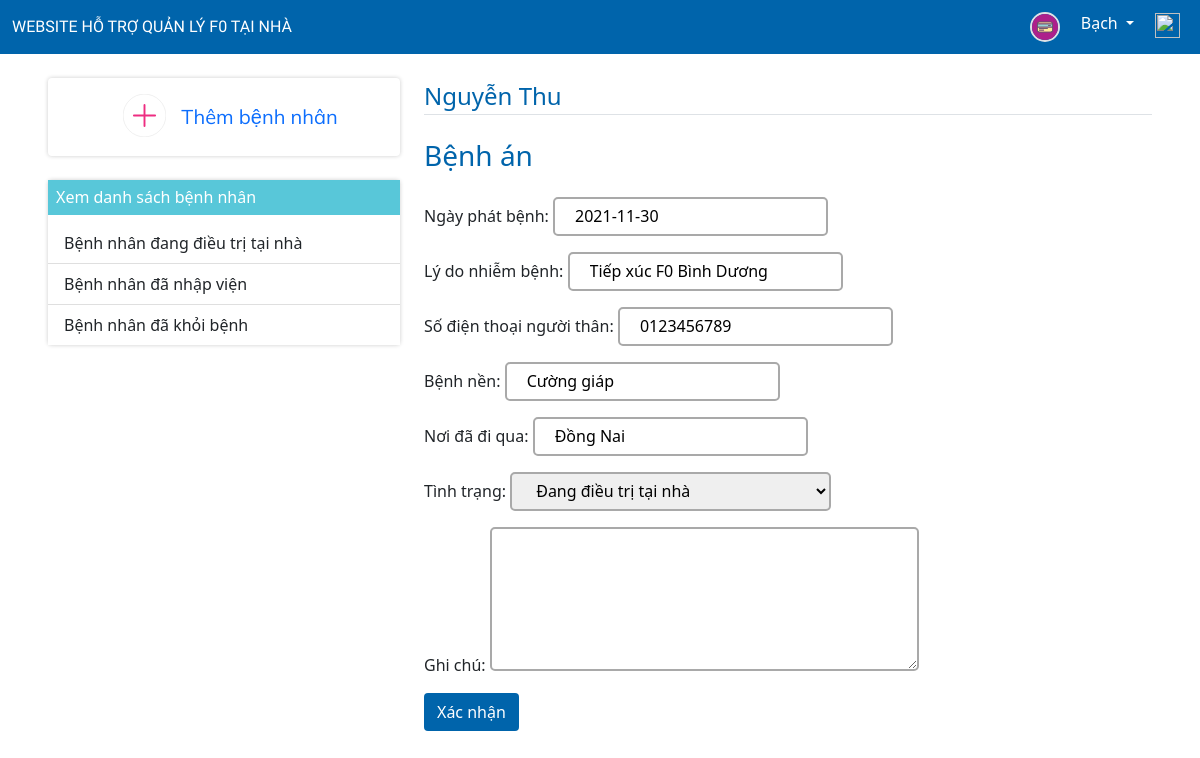
/patient/1/ (signed in), run on the app's committed database.
### accounts/models.py (models this page shows, shortened)
class Account(models.Model):
  user = models.OneToOneField(User, related_name='profile', on_delete=models.CASCADE)
  CMND = models.CharField(verbose_name=u"CMND/CCCD", default="Chưa có", max_length=50, null=True, blank=True)
  birthday = models.DateField(verbose_name=u"Ngày sinh", null=True, blank=True)
  gender = models.CharField(
    max_length=6,
    default='Nữ',
    verbose_name=u"Giới tính",
    choices=[('Nam', 'Nam'),('Nữ', 'Nữ')]
  )
  city = models.CharField(verbose_name=u"Tỉnh, thành phố", default="Hà Nội", max_length=50, null=True, blank=True)
  district = models.CharField(verbose_name=u"Quận, huyện", default="Huyện Bắc Bình", max_length=50, null=True, blank=True)
  commune = models.CharField(verbose_name=u"Xã, phường", default="Xã Bình An", max_length=50, null=True, blank=True)
  address = models.CharField(verbose_name=u"Địa chỉ", default="256 Thôn An Hoà", max_length=200, null=True, blank=True)
  phone = models.CharField(verbose_name=u"Số điện thoại", default="0123456789", max_length=50, null=True, blank=True)
  career = models.CharField(verbose_name=u"Nghề nghiệp", default="Sinh viên", max_length=50, null=True, blank=True)
  profile_pic = models.ImageField(default="card.svg")
  vaccination_status = models.CharField(
    max_length=10,
    default='2 mũi',
    choices=[('1', '1 mũi'),('2', '2 mũi'),('0', 'Chưa tiêm')]
  )
  type_account = models.CharField(
    max_length=10,
    default='Khác',
    choices=[('Bác sĩ', 'Bác sĩ'),('Bệnh nhân', 'Bệnh nhân'),('Khác', 'Khác')]
  )
  def isDoctor(self):
    if self.type_account=="Bác sĩ":
      return True
    else:
      return False

class Patient(models.Model):
  patientUser = models.OneToOneField(Account, related_name='patient', on_delete=models.CASCADE)
  doctorUser = models.ForeignKey(Doctor, on_delete=models.CASCADE, null=True, blank=True)
  NgayPhatBenh = models.DateField(verbose_name=u"Ngày phát bệnh", null=True, blank=True)
  LyDo = models.CharField(verbose_name=u"Lý do nhiễm bệnh", max_length=200)
  SDTNguoiThan = models.CharField(verbose_name=u"Số điện thoại người thân", max_length=10)
  BenhNen = models.CharField(verbose_name=u"Bệnh nền", max_length=200)
  NoiDiQua = models.CharField(verbose_name=u"Nơi đã đi qua", max_length=300)
  TinhTrang = models.CharField(
    max_length=23,
    default='Đang điều trị tại nhà',
    verbose_name=u"Tình trạng",
    choices=[('Đang điều trị tại nhà', 'Đang điều trị tại nhà'),
            ('Đã nhập viện', 'Đã nhập viện',),
            ('Đã khỏi bệnh', 'Đã khỏi bệnh',),
            ('Đã tử vong', 'Đã tử vong',)
          ]
  )
  Note = models.TextField(verbose_name=u"Ghi chú", null=True, blank=True)

### doctor/views.py (the view)
# urls.py: path('patient/<int:patient_id>/', patient_update, name='patient'),
def patient_update(request, patient_id):
  patient = Patient.objects.get(id=patient_id)
  patient_id = Patient.objects.filter(id=patient_id).values('patientUser_id').get()
  patient_profile = Account.objects.filter(id=patient_id['patientUser_id']).values('user_id').get()
  first_name = User.objects.filter(id=patient_profile['user_id']).values('first_name').get()
  last_name = User.objects.filter(id=patient_profile['user_id']).values('last_name').get()
  name = first_name['first_name'] + " " + last_name['last_name']
  if request.method=='POST':
    form_patient = PatientDetailForm(request.POST, instance=patient)
    if form_patient.is_valid():
      form_patient.save()
      messages.success(request, 'Cập nhật bệnh án thành công!')
  else:
    form_patient = PatientDetailForm(instance=patient)
  context = {
    'form_patient': form_patient,
    'name': name,
  }
  return render(request,'base/patient_update.html', context)

### doctor/forms.py
class PatientDetailForm(forms.ModelForm):
  class Meta:
    model = Patient
    fields = [
      'NgayPhatBenh',
      'LyDo',
      'SDTNguoiThan',
      'BenhNen',
      'NoiDiQua',
      'TinhTrang',
      'Note'
    ]

### doctor/templates/base/patient_update.html (shortened to what this page needs)
{% extends 'base/option.html' %}
{% block content %}
{% load static %}
<div class="content-section">
  <form method="POST">
    <fieldset class="form-group">
      <legend class="border-bottom mb-4 title-color">{{name}}</legend>
      <h3 class="title-color mb-4">Bệnh án </h3>
      {{ form_patient.as_p}}
      <div class="form-group">
        <button type="submit" class="btn bg-navbar white-color">Xác nhận</button>
      </div>
    </fieldset>
  </form>
</div>
{% endblock content %}

### doctor/templates/base/option.html (shortened to what this page needs)
{% load static %}
<!DOCTYPE html>
<html lang="en">
<head>
  <link href="https://cdn.jsdelivr.net/npm/bootstrap@5.1.3/dist/css/bootstrap.min.css"
        rel="stylesheet"
>
  <link
      rel="stylesheet"
      href="https://cdn.jsdelivr.net/npm/bootstrap-icons@1.3.0/font/bootstrap-icons.css"
  />
</head>
<body>
  <nav class="navbar navbar-expand-lg bg-navbar navbar-dark py-1">
    <div class="container-fluid">
      <a href="{% url 'home'%}" class="navbar-brand">WEBSITE HỖ TRỢ QUẢN LÝ F0 TẠI NHÀ</a>
      <div class="collapse navbar-collapse" id="navmenu">
        {% if request.user.is_authenticated %}
        <ul class="navbar-nav ms-auto">
          <li class="nav-item">
            <a href="{% url 'profile-update' %}" class="nav-link">
              <img src="{{request.user.profile.profile_pic.url}}"
                    height="30"
                    width="30"
                    class="border border-2 rounded-circle"
                    alt="">
            </a>
          </li>
          <li>
            <div class="dropdown">
              <button class="btn dropdown-toggle"
                      type="button"
                      style="color: white;"
                      id="dropdownMenuButton1"
                      data-bs-toggle="dropdown"
                      aria-expanded="false">
                {{user.last_name}}
              </button>
            </div>
          </li>
          <li class="nav-item">
            <a href="{% url 'logout' %}" class="nav-link">
              <img src="{% static 'images/logout.svg' %}"
                    height="25"
                    width="25"
                    alt="">
            </a>
          </li>
        </ul>
        {% endif %}
      </div>
    </div>
  </nav>
  <section class="py-3">
    <div class="px-5 p-2">
      <div class="row">
        <div class="col-4">
          <div class="shadow-box rounded p-3">
            <a href="{% url 'addpatient'%}" class="link-button">
              <div class="row px-2">
                <div class="col-4">
                  <img src="{% static 'images/add.svg' %}" class="img-fluid w-50" alt="" style="margin-left: 60%;">
                </div>
                <div class="col-8 py-2" style="font-size: 20px;font-family: 'Mulish', sans-serif;">
                  Thêm bệnh nhân
                </div>
              </div>
            </a>
          </div>
          <div class="shadow-box rounded mt-4">
            <div style="background-color: #58c7d9;"> <h6 class="white-color p-2">Xem danh sách bệnh nhân</h6></div>
            <div class="list-group list-group-flush">
              <a href="{% url 'patienthome' %}" class="list-group-item list-group-item-action">Bệnh nhân đang điều trị tại nhà</a>
              <a href="{% url 'patienthospital' %}" class="list-group-item list-group-item-action">Bệnh nhân đã nhập viện</a>
              <a href="{% url 'patientok' %}" class="list-group-item list-group-item-action">Bệnh nhân đã khỏi bệnh</a>
            </div>
          </div>
        </div>
        <div class="col-8">
          {% block content %}
          {% endblock content %}
        </div>
      </div>
    </div>
  </section>
</body>
</html>

### doctor/templates/base/option.html (style rules this page uses)
.bg-navbar { background-color: #0064ab; }
.title-color { color: #0064ab; }
.white-color { color: white; }
.navbar-brand { font-size: 16px; font-family: 'Signika Negative', sans-serif; }
.shadow-box { -moz-box-shadow: 0 0 4px #ccc; -webkit-box-shadow: 0 0 4px #ccc; box-shadow: 0 0 4px #ccc; }
.link-button { text-decoration: none; }
#id_NgayPhatBenh, #id_LyDo, #id_SDTNguoiThan, #id_BenhNen, #id_NoiDiQua, #id_TinhTrang, #id_m1,#id_m2,#id_m3,#id_m4,#id_m5,#id_m6,#id_m7,#id_m8,#id_m9,#id_m10, #id_d1,#id_d2,#id_d3,#id_d4,#id_d5,#id_d6,#id_d7,#id_d8,#id_d9,#id_d10 { line-height: 35px; border: 2px solid darkgray; padding: 0 20px; border-radius: 5px; font-size: 16px; }
#id_Note, #id_note { line-height: 10px; border: 2px solid darkgray; padding: 20px; border-radius: 5px; font-size: 16px; }
select { border: 2px solid darkgray; padding: 5px; border-radius: 5px; font-size: 14px; cursor: pointer; width: 100%; min-width: 24ch; max-width: 35ch; height: 39px; }

### data on the page
Patient: NgayPhatBenh "2021-11-30", LyDo "Tiếp xúc F0 Bình Dương", SDTNguoiThan "0123456789", BenhNen "Cường giáp", NoiDiQua "Đồng Nai", TinhTrang "Đang điều trị tại nhà"

### other printed values
{{ user.last_name }} "Bạch"
{{ name }} "Nguyễn Thu"
